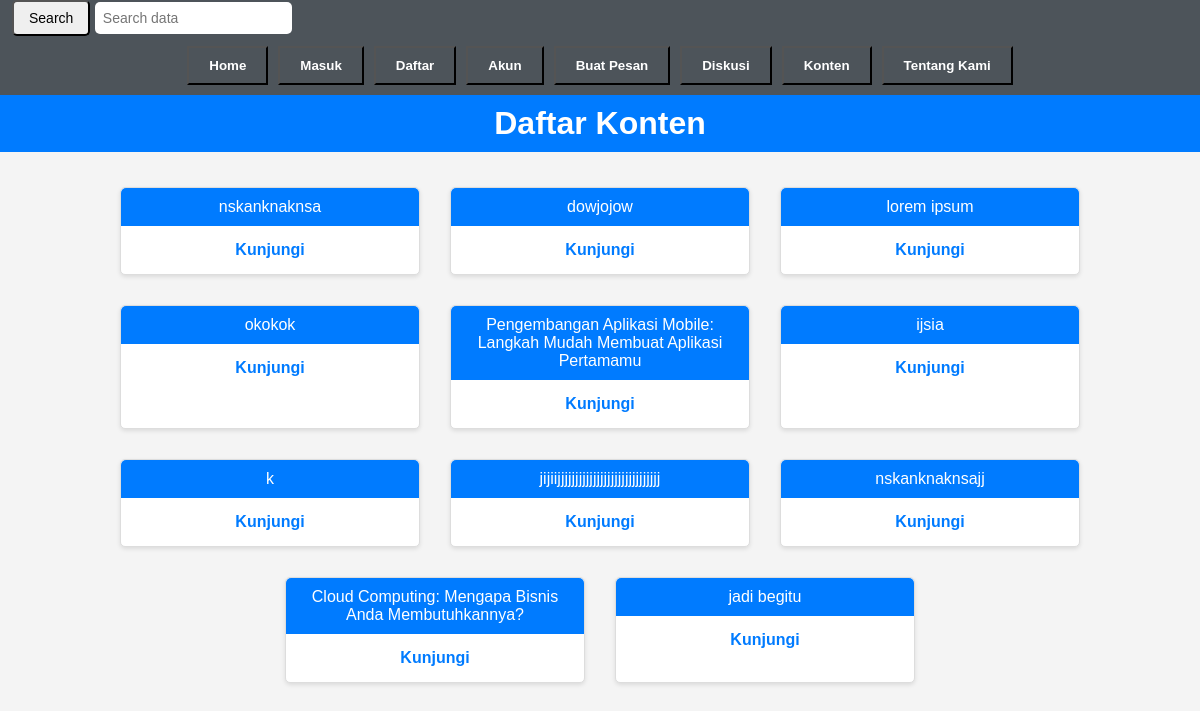
Page /indek.php on the committed database.
### tables this page shows
CREATE TABLE `konten` (
  `id` int(80) NOT NULL,
  `judul` longtext NOT NULL,
  `isi_konten` longtext NOT NULL,
  `reg_date` timestamp NOT NULL DEFAULT current_timestamp() ON UPDATE current_timestamp(),
  `foto` text NOT NULL
);

### indek.php (the view, shortened to what this page needs)
<?php
include "layout/headers.php";
?>
<!DOCTYPE html>
<html lang="en">
<head>
    <link rel="stylesheet" href="style/index.css">
</head>
<body>
    <div class="header">
        <h1>Daftar Konten</h1>
    </div>
    <div class="content-wrapper">
        <?php
        $sql = "SELECT judul FROM konten ORDER BY RAND() LIMIT 40";
        $result = $conn->query($sql);
        if ($result->num_rows > 0) {
            while ($row = $result->fetch_assoc()) {
                $id = $row['judul'];
                echo "<div class='card'>";
                echo "<div class='card-header'>" . htmlspecialchars($row["judul"]) . "</div>";
                echo "<div class='card-body'>";
                echo "<a href='somepage.php?judul=" . urlencode($id) . "'>Kunjungi</a>";
                echo "</div>";
                echo "</div>";
            }
        } else {
            echo "<p>Tidak ada hasil yang ditemukan.</p>";
        }
        ?>
    </div>
</body>
</html>

### style/index.css (style rules this page uses)
body { font-family: Arial, sans-serif; background-color: #d4d4d4; color: #333; margin: 0; padding: 0; }
.header { background-color: #333; color: #fff; padding: 20px 0; text-align: center; }

### layout/headers.php (style rules this page uses)
* { margin: 0; padding: 0; box-sizing: border-box; }
body { font-family: Arial, sans-serif; background-color: #f4f4f4; }

### indek.php (style rules this page uses)
body { font-family: Arial, sans-serif; background-color: #f4f4f4; margin: 0; padding: 0; }
.header { background-color: #007bff; color: white; padding: 10px 0; text-align: center; }
.content-wrapper { display: flex; flex-wrap: wrap; justify-content: center; padding: 20px; }
.card { background-color: white; border: 1px solid #ddd; border-radius: 5px; box-shadow: 0 2px 4px rgba(0,0,0,0.1); margin: 15px; width: 300px; transition: transform 0.2s; }
.card-header { background-color: #007bff; color: white; padding: 10px; border-top-left-radius: 5px; border-top-right-radius: 5px; text-align: center; }
.card-body { padding: 15px; text-align: center; }
.card-body a { text-decoration: none; color: #007bff; font-weight: bold; }

### rows in the picture
konten: judul "nskanknaknsa"
konten: judul "dowjojow"
konten: judul "lorem ipsum"
konten: judul "okokok"
konten: judul "Pengembangan Aplikasi Mobile: Langkah Mudah Membuat Aplikasi Pertamamu"
konten: judul "ijsia"
konten: judul "k"
konten: judul "jijiijjjjjjjjjjjjjjjjjjjjjjjjjjjjj"
konten: judul "nskanknaknsajj"
konten: judul "Cloud Computing: Mengapa Bisnis Anda Membutuhkannya?"
konten: judul "jadi begitu"
